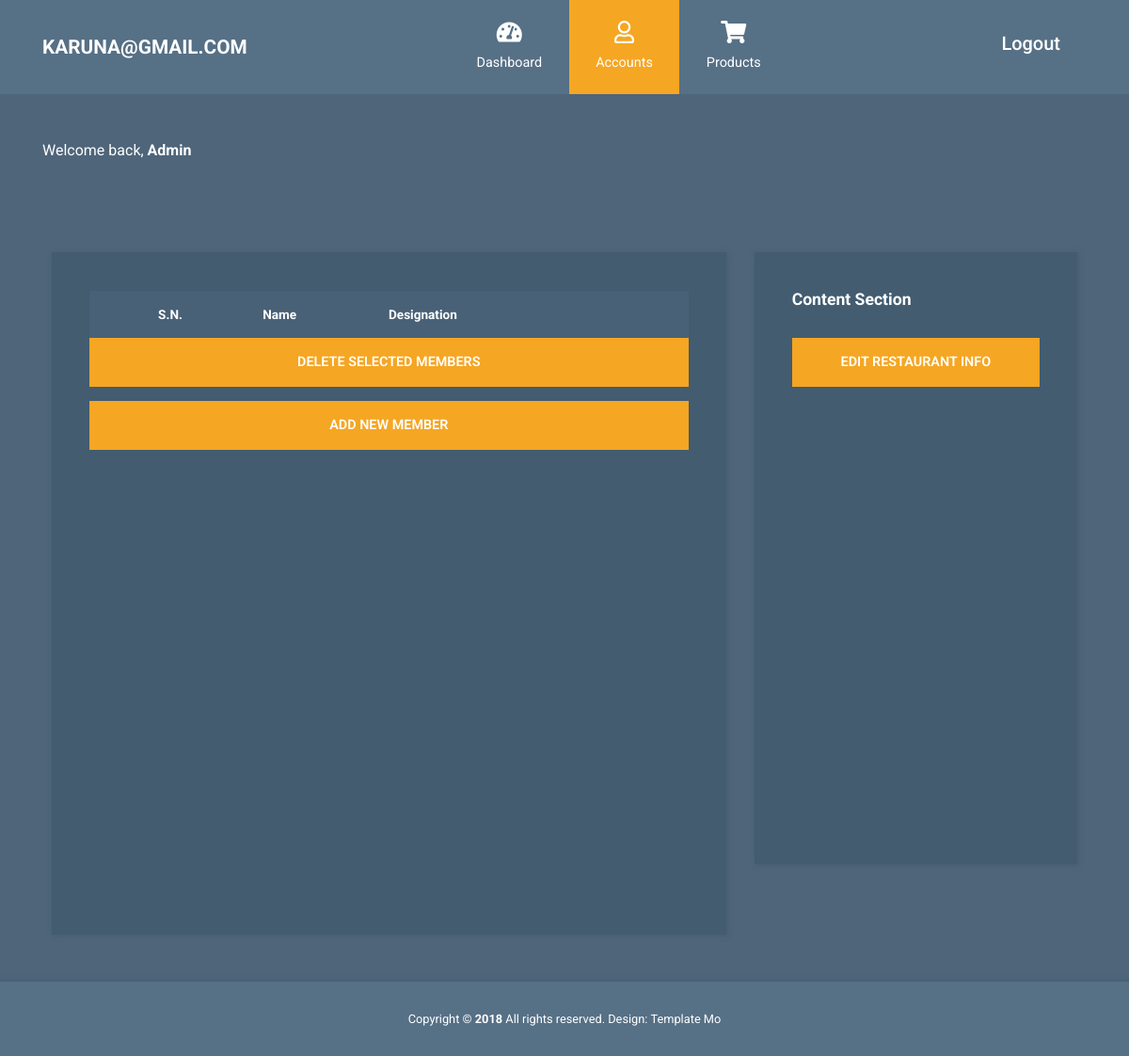
The page /admin-dashboard/ (signed in) on the database as committed earlier.
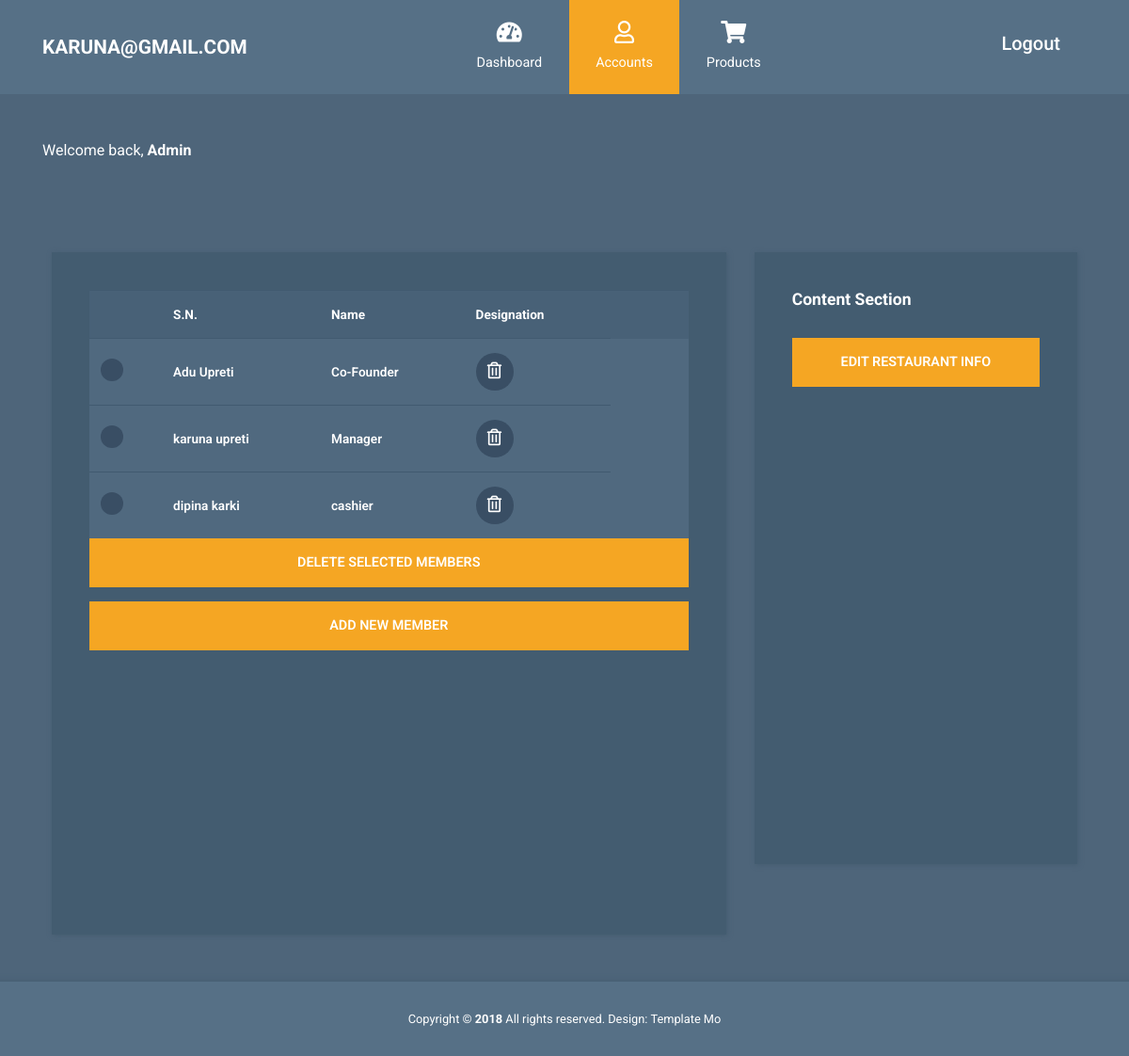
The same page on the database as committed later.
### adminpage/models.py (models this page shows)
class Add_Team(models.Model):
    name = models.CharField(max_length=1000)
    image = models.ImageField(upload_to='team/image')
    designation = models.CharField(max_length=1000)

### adminpage/views.py (the view)
# urls.py: path('',admin_dashboard,name="admin_dashboard"),
@login_required
def admin_dashboard(request):
    team_list = Add_Team.objects.all()
    data = {
        'dashboard_active_page': 'active',
        'teamlist': team_list,
    }
    return render(request, "adminfile/dashboard.html", data)

### templates/adminfile/dashboard.html (shortened to what this page needs)
{% extends 'adminfile/ad_parent.html' %} {% load static %} {% block contents %}
<div class="container">
  <div class="row">
    <div class="col">
      <p class="text-white mt-5 mb-5">Welcome back, <b>Admin</b></p>
    </div>
  </div>
  <div class="container mt-5">
    <div class="row tm-content-row">
      <div class="col-sm-12 col-md-12 col-lg-8 col-xl-8 tm-block-col">
        <div class="tm-bg-primary-dark tm-block tm-block-products">
          <div class="tm-product-table-container">
            <form
              id="team-form"
              method="POST"
              action="{% url 'delete_selected_teams' %}"
            >
              <table class="table table-hover tm-table-small tm-product-table">
                <thead>
                  <tr>
                    <th scope="col">&nbsp;</th>
                    <th scope="col">S.N.</th>
                    <th scope="col">Name</th>
                    <th scope="col">Designation</th>
                    <th scope="col"></th>
                    <th scope="col">&nbsp;</th>
                  </tr>
                </thead>
                <tbody>
                  {% for team in teamlist %}
                  <tr>
                    <th scope="row">
                      <input
                        type="checkbox"
                        name="selected_teams"
                        value="{{ team.id }}"
                      />
                    </th>
                    <td>{{ team.name }}</td>
                    <td>{{ team.designation }}</td>
                    <td>
                      <a
                        href="#"
                        class="tm-product-delete-link"
                        onclick="deleteSingleTeam({{ team.id }})"
                      >
                        <i class="far fa-trash-alt tm-product-delete-icon"></i>
                      </a>
                    </td>
                  </tr>
                  {% endfor %}
                </tbody>
              </table>
              <button
                type="button"
                class="btn btn-primary btn-block text-uppercase"
                onclick="deleteSelectedTeams()"
              >
                Delete selected members
              </button>
            </form>
          </div>
          <a
            href="{% url 'team_form' %}"
            class="btn btn-primary btn-block text-uppercase mb-3"
            >Add new member</a
          >
        </div>
      </div>
      <div class="col-sm-12 col-md-12 col-lg-4 col-xl-4 tm-block-col">
        <div class="tm-bg-primary-dark tm-block tm-block-product-categories">
          <h2 class="tm-block-title">Content Section</h2>
          <a
            href="{% url 'edit_restaurant_info' %}"
            class="btn btn-primary btn-block text-uppercase mb-3"
            >Edit Restaurant Info</a
          >
        </div>
      </div>
    </div>
  </div>
</div>
{% endblock %}

Rows that differ between the two databases and show on the page:
added Add_Team: name "Adu Upreti", designation "Co-Founder"
added Add_Team: name "karuna upreti", designation "Manager"
added Add_Team: name "dipina karki", designation "cashier"
